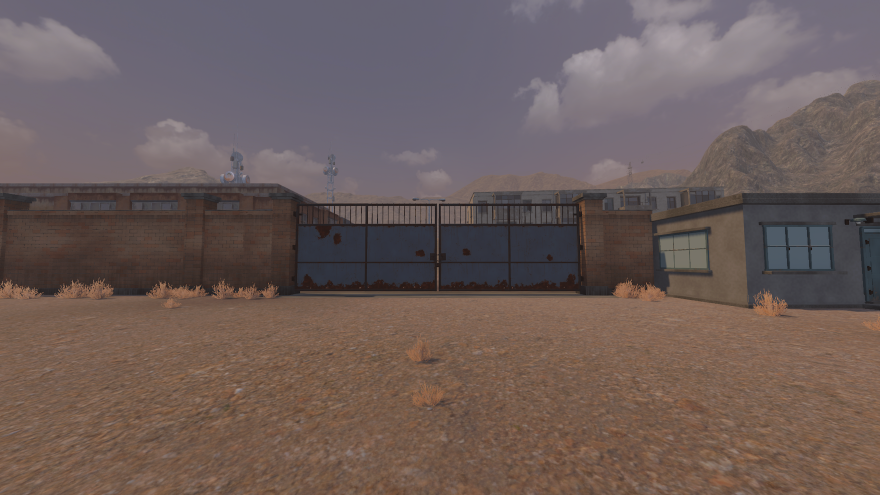
#> input picture ArtSource/Props/GroupPhoto/GateRender_Base.png, 1760 x 990 px (shown at 1/2 size)
$ python composite_people.py ../GateRender_Base.png ../GateRender_Base.png ../GateRender_Base.png
#> lines starting #> are read from the running program, lines starting #| are printed output that depends on the picture
"""Put the generated workers back onto the original render, so that the gate, the banner, the
guardhouse and the dormitory in the Group Photo are the game's own pixels and only the people and
their contact shadows come from the image generator.
The generated image is a lower-resolution redraw of the whole frame. It is aligned to the render
with SIFT and a homography, brought to the render's tones with a smooth gain map measured outside
the group, and the people are cut out where it differs from the render. Nothing above BANNER_CLEAR
is taken from it, so the banner always stays the render's.
Usage: python composite_people.py <generated.png> <render.png> <output.png>
"""
import sys
import cv2
import numpy as np
from scipy.ndimage import binary_fill_holes

WORK = (1920, 1080)          # matching and masking resolution
BANNER_CLEAR = 470           # rows (at WORK) that always keep the render: the banner ends at ~430
PEOPLE_DIFF = 28             # the redrawn ground differs by up to ~21, people by far more
SHADOW_DARKEN = 7            # how much darker than the render the ground must be to count as shadow
src, render, out = sys.argv[1], sys.argv[2], sys.argv[3]

gen = cv2.imread(src)
#> gen is the input picture: shape (990, 1760, 3); mean B, G, R 89.5, 92.5, 108.2
ref = cv2.imread(render)
full = ref.shape[1], ref.shape[0]
#> full = (1760, 990)
ref_w = cv2.resize(ref, WORK, interpolation=cv2.INTER_AREA)
gen_w = cv2.resize(gen, WORK, interpolation=cv2.INTER_CUBIC)

# ---- alignment ----
sift = cv2.SIFT_create(8000)
k1, d1 = sift.detectAndCompute(cv2.cvtColor(gen_w, cv2.COLOR_BGR2GRAY), None)
#> k1 = 1016 keypoints; strongest (x, y, size): (128, 633, 1.8), (6, 628, 2), (217, 618, 2.5), (200, 623, 1.9)
k2, d2 = sift.detectAndCompute(cv2.cvtColor(ref_w, cv2.COLOR_BGR2GRAY), None)
#> k2 = 902 keypoints; strongest (x, y, size): (226, 630, 2.3), (227, 610, 1.9), (217, 618, 2.5), (477, 635, 2.5)
good = [a for a, b in cv2.BFMatcher().knnMatch(d1, d2, k=2) if a.distance < .75 * b.distance]
#> good = 645 matches
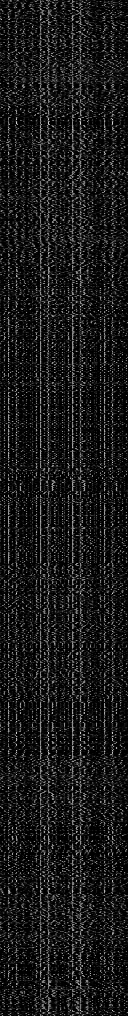
#> d1: shape (1016, 128) float32; min 0, max 220, mean 25.4
p1 = np.float32([k1[a.queryIdx].pt for a in good])
#> p1 = 645 pairs, first value 6.26 to 1909.1, second value 104.3 to 1054.3
p2 = np.float32([k2[a.trainIdx].pt for a in good])
#> p2 = 645 pairs, first value 6.25 to 1909.1, second value 104.4 to 1054.3
H, inliers = cv2.findHomography(p1, p2, cv2.RANSAC, 2.0)
#> H = [[1, -3.09e-05, 0.00998], [1.22e-05, 1, 0.0247], [2.32e-08, -6.03e-08, 1]]; inliers = 645 values, max 1 at index 0, min 0 at index 81, mean 0.964
inliers = inliers.ravel().astype(bool)
err = np.linalg.norm(cv2.perspectiveTransform(p1[inliers][None], H)[0] - p2[inliers], axis=1)
#> err = 622 values, max 0.99 at index 509, min 0.00291 at index 542, mean 0.116
print('aligned on %d of %d matches, mean error %.2f px at %dx%d' % (inliers.sum(), len(good), err.mean(), *WORK))
#| aligned on 622 of 645 matches, mean error 0.12 px at 1920x1080
gen_w = cv2.warpPerspective(gen_w, H, WORK, flags=cv2.INTER_CUBIC, borderMode=cv2.BORDER_REPLICATE)
# The same mapping straight from the generated pixels to the full-size render.
to_work = np.diag([WORK[0] / gen.shape[1], WORK[1] / gen.shape[0], 1])
#> to_work = [[1.09, 0, 0], [0, 1.09, 0], [0, 0, 1]]
to_full = np.diag([full[0] / WORK[0], full[1] / WORK[1], 1])
gen_full = cv2.warpPerspective(gen, to_full @ H @ to_work, full, flags=cv2.INTER_CUBIC, borderMode=cv2.BORDER_REPLICATE)

# ---- people ----
gen_f, ref_f = gen_w.astype(np.float32), ref_w.astype(np.float32)
diff = np.abs(cv2.GaussianBlur(gen_f, (0, 0), 2) - cv2.GaussianBlur(ref_f, (0, 0), 2)).max(2)
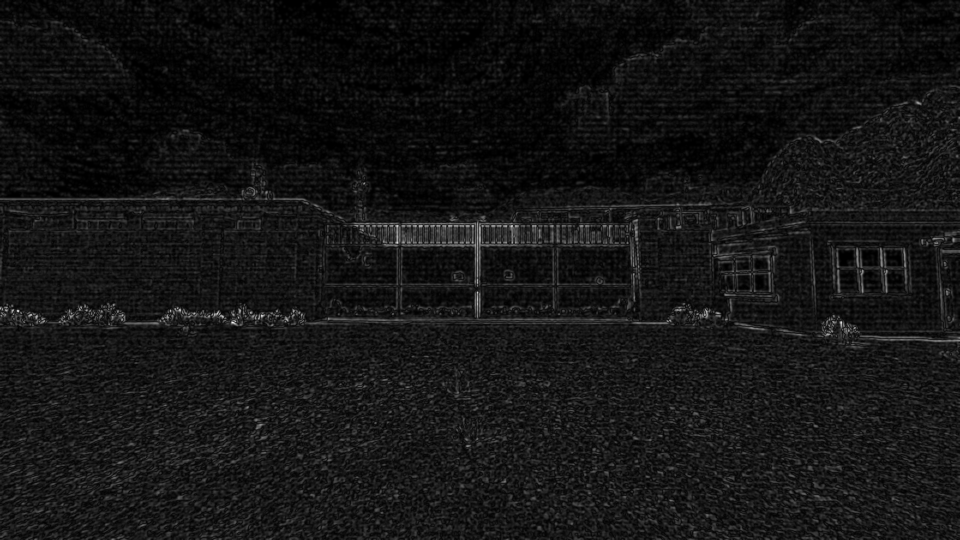
#> diff: shape (1080, 1920) float32 (shown at 1/2 size); min 0, max 1.87, mean 0.154; drawn with min black and max white
core = (diff > PEOPLE_DIFF).astype(np.uint8)
#> core: shape (1080, 1920); every value is 0
core[:BANNER_CLEAR] = 0
core = cv2.morphologyEx(core, cv2.MORPH_OPEN, np.ones((3, 3), np.uint8))
# The group is the largest blob once neighbours are merged.
merged = cv2.morphologyEx(core, cv2.MORPH_CLOSE, np.ones((41, 41), np.uint8))
n, labels, stats, _ = cv2.connectedComponentsWithStats(merged)
#> labels: shape (1080, 1920) int32; every value is 0
#> n = 1; stats = [[0, 0, 1920, 1080, 2073600]]
#> (the run stopped early here; a loop or call above may not have finished)
